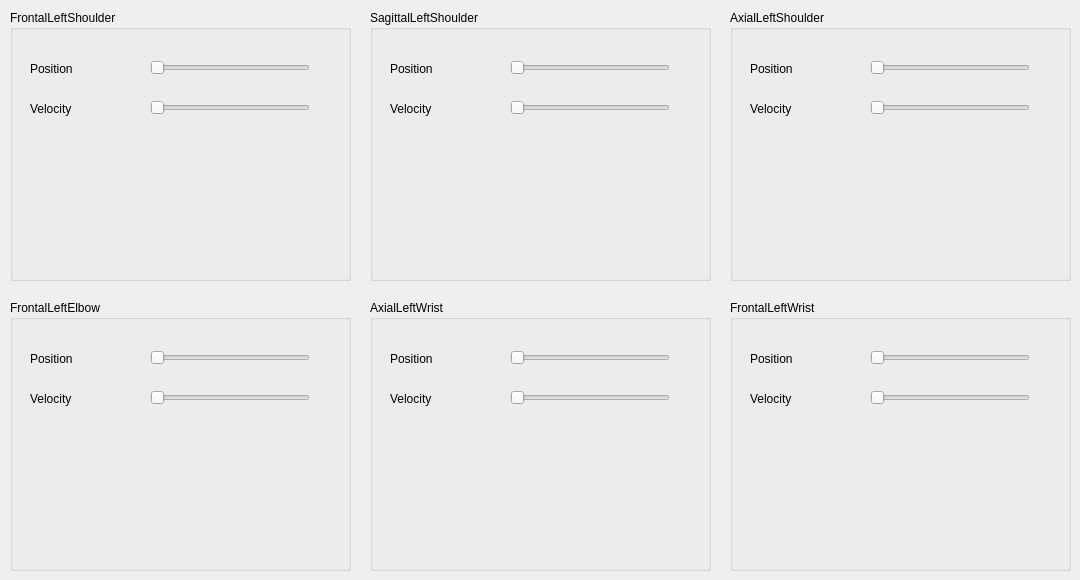
    <widget class="QWidget" name="leftArm_tab">
     <attribute name="title">
      <string>/leftArm</string>
     </attribute>
     <widget class="QGroupBox" name="sagittalLeftShoulder_groupBox">
      <property name="geometry">
       <rect>
        <x>370</x>
        <y>10</y>
        <width>341</width>
        <height>271</height>
       </rect>
      </property>
      <property name="title">
       <string>SagittalLeftShoulder</string>
      </property>
      <widget class="QLabel" name="positionSagittalLeftShoulder_label">
       <property name="geometry">
        <rect>
         <x>20</x>
         <y>50</y>
         <width>67</width>
         <height>17</height>
        </rect>
       </property>
       <property name="text">
        <string>Position</string>
       </property>
      </widget>
      <widget class="QSlider" name="velocitySagittalLeftShoulder_slider">
       <property name="geometry">
        <rect>
         <x>140</x>
         <y>90</y>
         <width>160</width>
         <height>16</height>
        </rect>
       </property>
       <property name="orientation">
        <enum>Qt::Horizontal</enum>
       </property>
      </widget>
      <widget class="QLabel" name="velocitySagittalLeftShoulder_label">
       <property name="geometry">
        <rect>
         <x>20</x>
         <y>90</y>
         <width>67</width>
         <height>17</height>
        </rect>
       </property>
       <property name="text">
        <string>Velocity</string>
       </property>
      </widget>
      <widget class="QSlider" name="positionSagittalLeftShoulder_slider">
       <property name="geometry">
        <rect>
         <x>140</x>
         <y>50</y>
         <width>160</width>
         <height>16</height>
        </rect>
       </property>
       <property name="orientation">
        <enum>Qt::Horizontal</enum>
       </property>
      </widget>
     </widget>
     <widget class="QGroupBox" name="frontalLeftWrist_groupBox">
      <property name="geometry">
       <rect>
        <x>730</x>
        <y>300</y>
        <width>341</width>
        <height>271</height>
       </rect>
      </property>
      <property name="title">
       <string>FrontalLeftWrist</string>
      </property>
      <widget class="QSlider" name="positionFrontalLeftWrist_slider">
       <property name="geometry">
        <rect>
         <x>140</x>
         <y>50</y>
         <width>160</width>
         <height>16</height>
        </rect>
       </property>
       <property name="orientation">
        <enum>Qt::Horizontal</enum>
       </property>
      </widget>
      <widget class="QLabel" name="positionFrontalLeftWrist_label">
       <property name="geometry">
        <rect>
         <x>20</x>
         <y>50</y>
         <width>67</width>
         <height>17</height>
        </rect>
       </property>
       <property name="text">
        <string>Position</string>
       </property>
      </widget>
      <widget class="QSlider" name="velocityFrontalLeftWrist_slider">
       <property name="geometry">
        <rect>
         <x>140</x>
         <y>90</y>
         <width>160</width>
         <height>16</height>
        </rect>
       </property>
       <property name="orientation">
        <enum>Qt::Horizontal</enum>
       </property>
      </widget>
      <widget class="QLabel" name="velocityFrontalLeftWrist_label">
       <property name="geometry">
        <rect>
         <x>20</x>
         <y>90</y>
         <width>67</width>
         <height>17</height>
        </rect>
       </property>
       <property name="text">
        <string>Velocity</string>
       </property>
      </widget>
     </widget>
     <widget class="QGroupBox" name="axialLeftShoulder_groupBox">
      <property name="geometry">
       <rect>
        <x>730</x>
        <y>10</y>
        <width>341</width>
        <height>271</height>
       </rect>
      </property>
      <property name="title">
       <string>AxialLeftShoulder</string>
      </property>
      <widget class="QSlider" name="positionAxialLeftShoulder_slider">
       <property name="geometry">
        <rect>
         <x>140</x>
         <y>50</y>
         <width>160</width>
         <height>16</height>
        </rect>
       </property>
       <property name="orientation">
        <enum>Qt::Horizontal</enum>
       </property>
      </widget>
      <widget class="QLabel" name="positionAxialLeftShoulder_label">
       <property name="geometry">
        <rect>
         <x>20</x>
         <y>50</y>
         <width>67</width>
         <height>17</height>
        </rect>
       </property>
       <property name="text">
        <string>Position</string>
       </property>
      </widget>
      <widget class="QLabel" name="velocityAxialLeftShoulder_label">
       <property name="geometry">
        <rect>
         <x>20</x>
         <y>90</y>
         <width>67</width>
         <height>17</height>
        </rect>
       </property>
       <property name="text">
        <string>Velocity</string>
       </property>
      </widget>
      <widget class="QSlider" name="velocityAxialLeftShoulder_slider">
       <property name="geometry">
        <rect>
         <x>140</x>
         <y>90</y>
         <width>160</width>
         <height>16</height>
        </rect>
       </property>
       <property name="orientation">
        <enum>Qt::Horizontal</enum>
       </property>
      </widget>
     </widget>
     <widget class="QGroupBox" name="frontalLeftShoulder_groupBox">
      <property name="geometry">
       <rect>
        <x>10</x>
        <y>10</y>
        <width>341</width>
        <height>271</height>
       </rect>
      </property>
      <property name="title">
       <string>FrontalLeftShoulder</string>
      </property>
      <widget class="QSlider" name="positionFrontalLeftShoulder_slider">
       <property name="geometry">
        <rect>
         <x>140</x>
         <y>50</y>
         <width>160</width>
         <height>16</height>
        </rect>
       </property>
       <property name="orientation">
        <enum>Qt::Horizontal</enum>
       </property>
      </widget>
      <widget class="QLabel" name="positionFrontalLeftShoulder_label">
       <property name="geometry">
        <rect>
         <x>20</x>
         <y>50</y>
         <width>67</width>
         <height>17</height>
        </rect>
       </property>
       <property name="text">
        <string>Position</string>
       </property>
      </widget>
      <widget class="QSlider" name="velocityFrontalLeftShoulder_slider">
       <property name="geometry">
        <rect>
         <x>140</x>
         <y>90</y>
         <width>160</width>
         <height>16</height>
        </rect>
       </property>
       <property name="orientation">
        <enum>Qt::Horizontal</enum>
       </property>
      </widget>
      <widget class="QLabel" name="velocityFrontalLeftShoulder_label">
       <property name="geometry">
        <rect>
         <x>20</x>
         <y>90</y>
         <width>67</width>
         <height>17</height>
        </rect>
       </property>
       <property name="text">
        <string>Velocity</string>
       </property>
      </widget>
     </widget>
     <widget class="QGroupBox" name="frontalLeftElbow_groupBox">
      <property name="geometry">
       <rect>
        <x>10</x>
        <y>300</y>
        <width>341</width>
        <height>271</height>
       </rect>
      </property>
      <property name="title">
       <string>FrontalLeftElbow</string>
      </property>
      <widget class="QSlider" name="positionFrontalLeftElbow_slider">
       <property name="geometry">
        <rect>
         <x>140</x>
         <y>50</y>
         <width>160</width>
         <height>16</height>
        </rect>
       </property>
       <property name="orientation">
        <enum>Qt::Horizontal</enum>
       </property>
      </widget>
      <widget class="QLabel" name="positionFrontalLeftElbow_label">
       <property name="geometry">
        <rect>
         <x>20</x>
         <y>50</y>
         <width>67</width>
         <height>17</height>
        </rect>
       </property>
       <property name="text">
        <string>Position</string>
       </property>
      </widget>
      <widget class="QLabel" name="velocityFrontalLeftElbow_label">
       <property name="geometry">
        <rect>
         <x>20</x>
         <y>90</y>
         <width>67</width>
         <height>17</height>
        </rect>
       </property>
       <property name="text">
        <string>Velocity</string>
       </property>
      </widget>
      <widget class="QSlider" name="velocityFrontalLeftElbow_slider">
       <property name="geometry">
        <rect>
         <x>140</x>
         <y>90</y>
         <width>160</width>
         <height>16</height>
        </rect>
       </property>
       <property name="orientation">
        <enum>Qt::Horizontal</enum>
       </property>
      </widget>
     </widget>
     <widget class="QGroupBox" name="axialLeftWrist_groupBox">
      <property name="geometry">
       <rect>
        <x>370</x>
        <y>300</y>
        <width>341</width>
        <height>271</height>
       </rect>
      </property>
      <property name="title">
       <string>AxialLeftWrist</string>
      </property>
      <widget class="QSlider" name="positionAxialLeftWrist_slider">
       <property name="geometry">
        <rect>
         <x>140</x>
         <y>50</y>
         <width>160</width>
         <height>16</height>
        </rect>
       </property>
       <property name="orientation">
        <enum>Qt::Horizontal</enum>
       </property>
      </widget>
      <widget class="QLabel" name="velocityAxialLeftWrist_label">
       <property name="geometry">
        <rect>
         <x>20</x>
         <y>90</y>
         <width>67</width>
         <height>17</height>
        </rect>
       </property>
       <property name="text">
        <string>Velocity</string>
       </property>
      </widget>
      <widget class="QSlider" name="velocityAxialLeftWrist_slider">
       <property name="geometry">
        <rect>
         <x>140</x>
         <y>90</y>
         <width>160</width>
         <height>16</height>
        </rect>
       </property>
       <property name="orientation">
        <enum>Qt::Horizontal</enum>
       </property>
      </widget>
      <widget class="QLabel" name="positionAxialLeftWrist_label">
       <property name="geometry">
        <rect>
         <x>20</x>
         <y>50</y>
         <width>67</width>
         <height>17</height>
        </rect>
       </property>
       <property name="text">
        <string>Position</string>
       </property>
      </widget>
     </widget>
    </widget>
